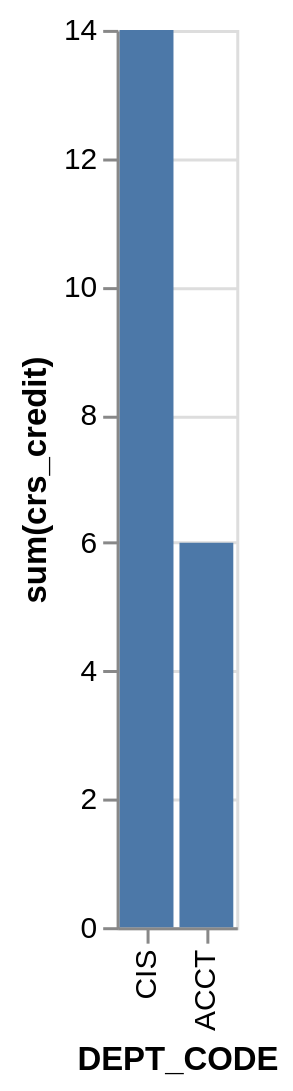

Express this chart as Vega-Lite.
### Vega-Lite specification from a JSON file in a GitHub repository (floating-point values rounded to 4 significant figures)
{"data": {"values": [{"x_data": "CIS", "y_data": 14}, {"x_data": "ACCT", "y_data": 6}]}, "mark": "bar", "encoding": {"x": {"field": "x_data", "type": "nominal", "title": "DEPT_CODE", "sort": {"op": "sum", "field": "y_data", "order": "descending"}}, "y": {"field": "y_data", "type": "quantitative", "title": "sum(crs_credit)"}}}
